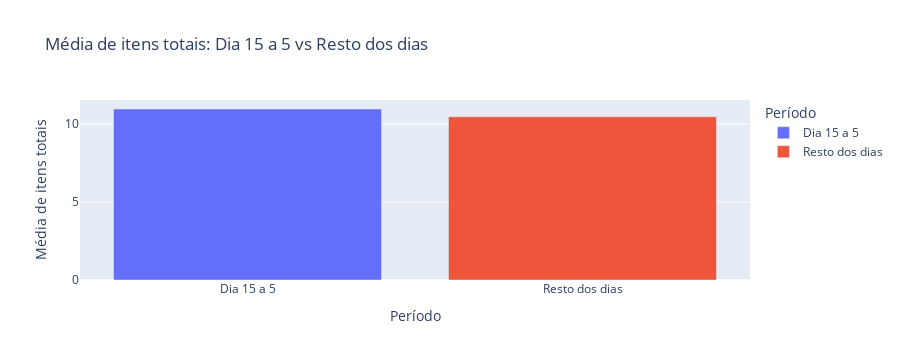

Source (notebook cell):
### Markdown cell above
#### **Do 15° dia até o 5° dia do mês seguinte, vende-se em média 40% a mais**

### Code cell
# Filtrando os dados para o período do dia 15 ao dia 5 do próximo mês (exclusivamente)
periodo_15_a_5 = df[(df['dia'] >= 15) | (df['dia'] <= 5)]['itens_totais']
resto_dos_dias = df[(df['dia'] < 15) & (df['dia'] > 5)]['itens_totais']

# Calcular as médias
media_periodo_15_a_5 = periodo_15_a_5.mean()
media_resto_dos_dias = resto_dos_dias.mean()

# Criar um DataFrame para plotar
data = {
    'Periodo': ['Dia 15 a 5', 'Resto dos dias'],
    'Media de itens totais': [media_periodo_15_a_5, media_resto_dos_dias]
}

df_plot = pd.DataFrame(data)

# Criar o gráfico com Plotly Express
fig = px.bar(df_plot, x='Periodo', y='Media de itens totais', color='Periodo',
             labels={'Media de itens totais': 'Média de itens totais', 'Periodo': 'Período'},
             title="Média de itens totais: Dia 15 a 5 vs Resto dos dias")

# Mostrar o gráfico
fig.show()

# Calcular a diferença percentual
diferenca_percentual = ((media_periodo_15_a_5 - media_resto_dos_dias) / media_resto_dos_dias) * 100

print('\n'f"A média de itens totais do dia 15 ao dia 5 é {diferenca_percentual:.2f}% maior em comparação com o resto dos dias.")

### Figure 1 — Plotly figure (JSON) as saved in the notebook; plotly's stock layout.template omitted (floating-point values rounded to 4 significant figures)
{"data": [{"alignmentgroup": "True", "hovertemplate": "Período=%{x}<br>Média de itens totais=%{y}<extra></extra>", "legendgroup": "Dia 15 a 5", "marker": {"color": "#636efa", "pattern": {"shape": ""}}, "name": "Dia 15 a 5", "offsetgroup": "Dia 15 a 5", "orientation": "v", "showlegend": true, "textposition": "auto", "type": "bar", "x": ["Dia 15 a 5"], "xaxis": "x", "y": [10.95], "yaxis": "y"}, {"alignmentgroup": "True", "hovertemplate": "Período=%{x}<br>Média de itens totais=%{y}<extra></extra>", "legendgroup": "Resto dos dias", "marker": {"color": "#EF553B", "pattern": {"shape": ""}}, "name": "Resto dos dias", "offsetgroup": "Resto dos dias", "orientation": "v", "showlegend": true, "textposition": "auto", "type": "bar", "x": ["Resto dos dias"], "xaxis": "x", "y": [10.45], "yaxis": "y"}], "layout": {"barmode": "relative", "height": 360, "legend": {"title": {"text": "Período"}, "tracegroupgap": 0}, "title": {"text": "Média de itens totais: Dia 15 a 5 vs Resto dos dias"}, "xaxis": {"anchor": "y", "autorange": true, "categoryarray": ["Dia 15 a 5", "Resto dos dias"], "categoryorder": "array", "domain": [0, 1], "range": [-0.5, 1.5], "title": {"text": "Período"}, "type": "category"}, "yaxis": {"anchor": "x", "autorange": true, "domain": [0, 1], "range": [0, 11.52], "title": {"text": "Média de itens totais"}, "type": "linear"}}}
